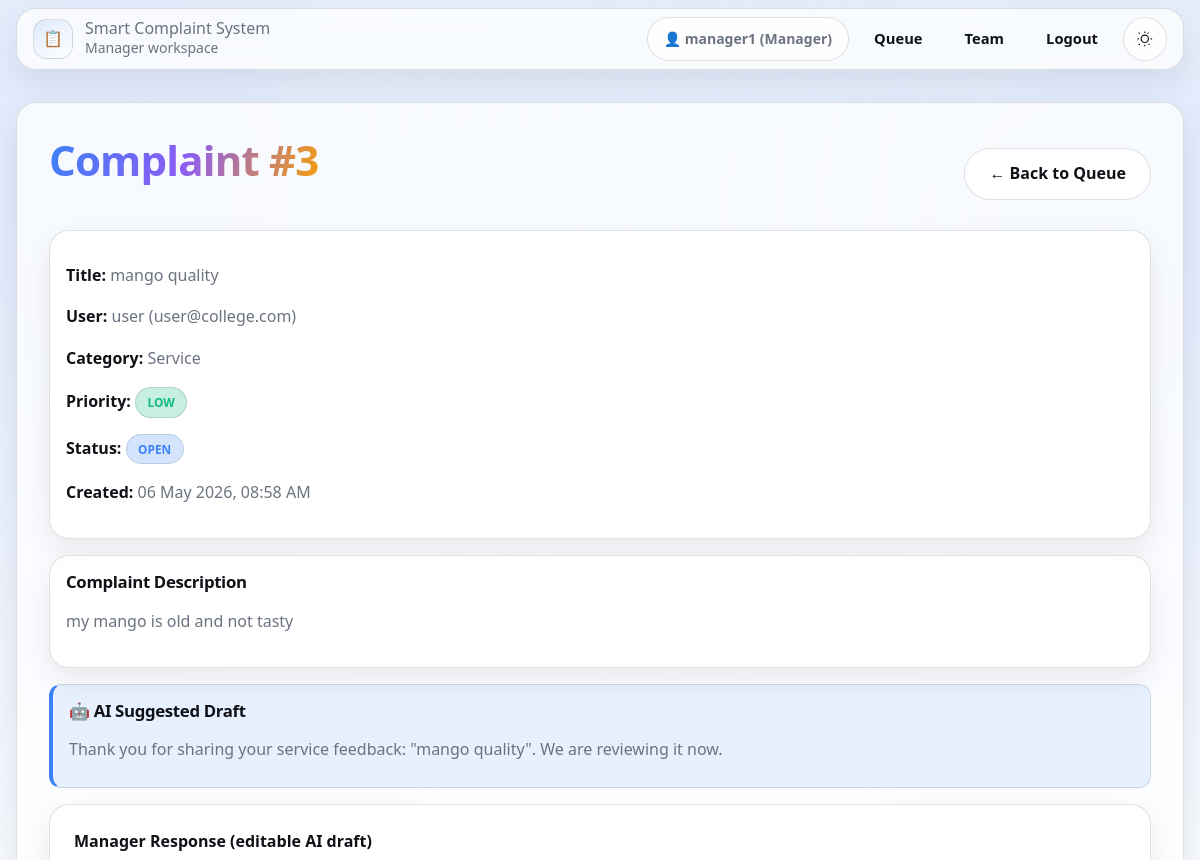
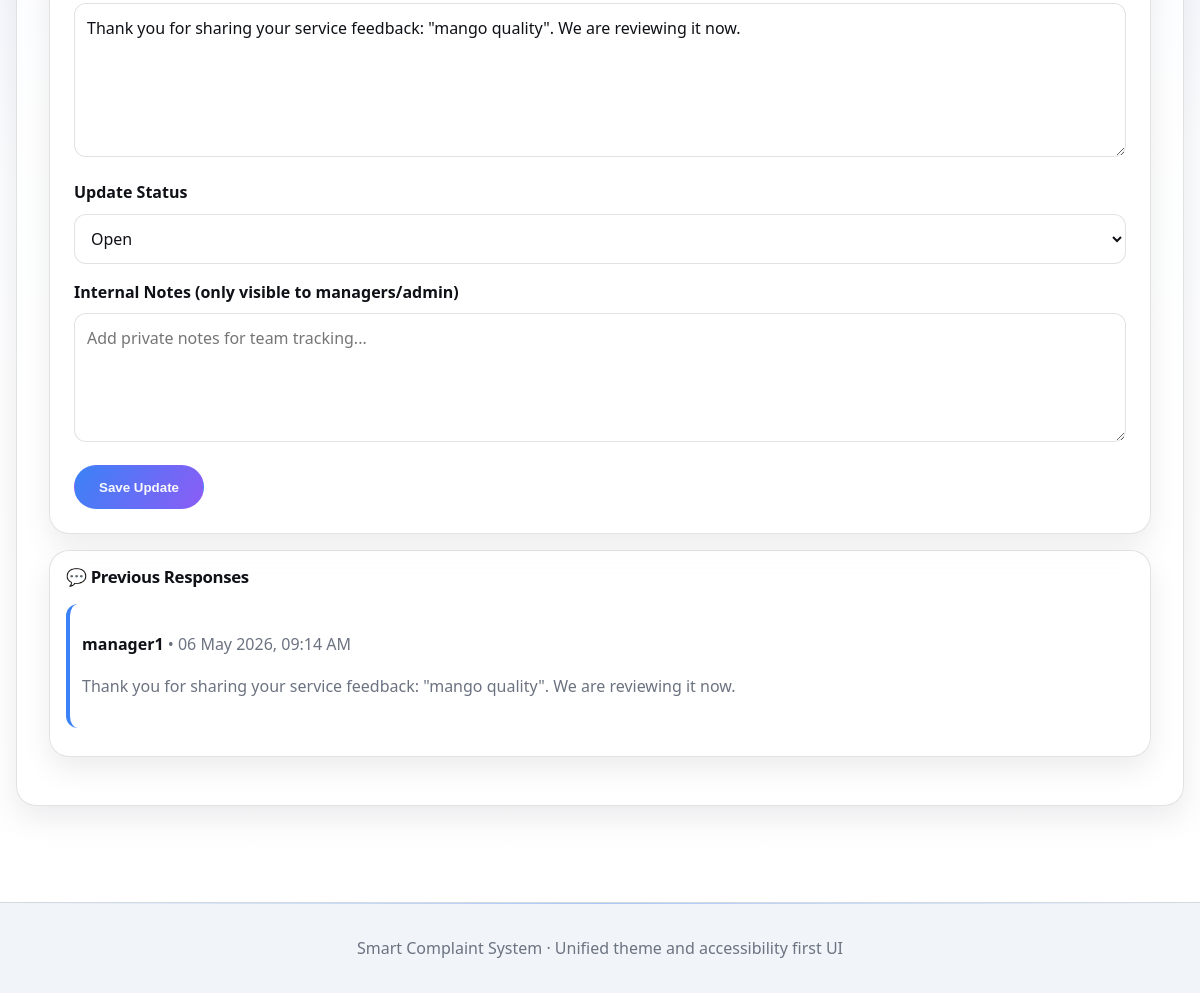
The app's page /manager/complaint/3 (signed in), older data (2 pictures, top to bottom).
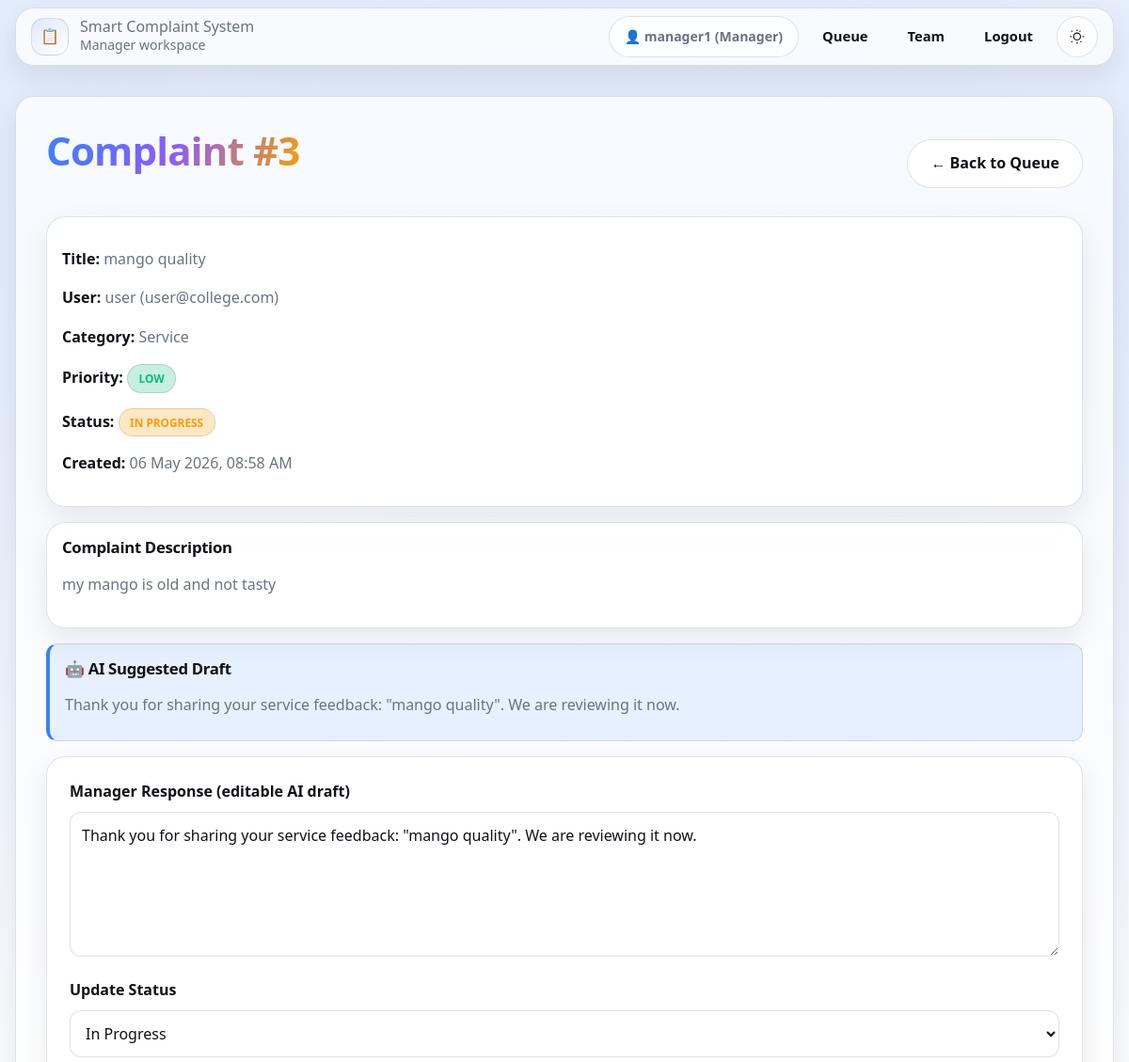
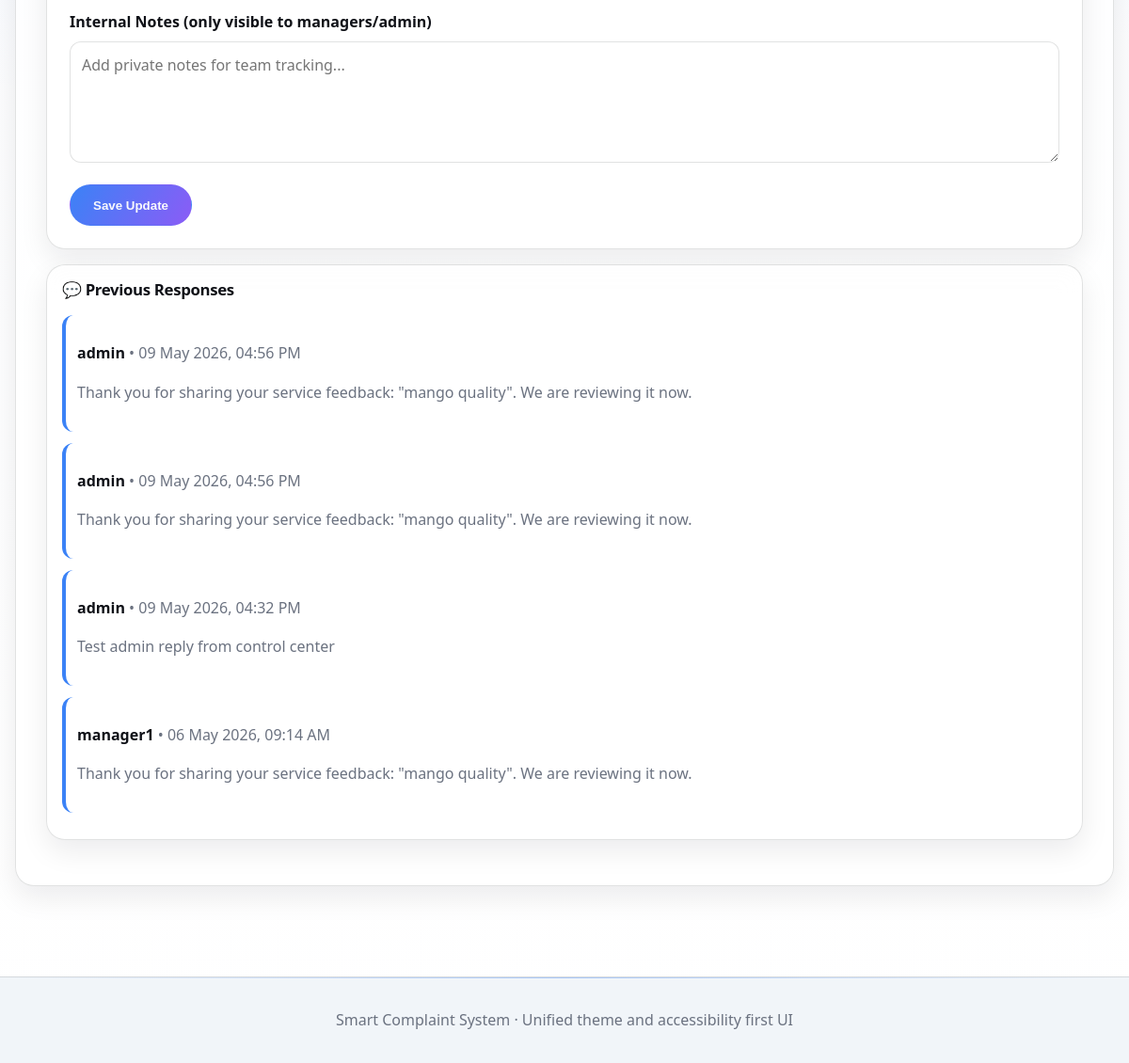
The same page, newer data (2 pictures, top to bottom).
### models.py (models this page shows, shortened)
class Complaint(db.Model):
    __tablename__ = 'complaints'
    id = db.Column(db.Integer, primary_key=True)
    user_id = db.Column(db.Integer, db.ForeignKey('users.id'), nullable=False)
    title = db.Column(db.String(200), nullable=False)
    description = db.Column(db.Text, nullable=False)
    category = db.Column(db.String(50), default='General')
    priority = db.Column(db.String(20), default='medium')
    sentiment = db.Column(db.String(20), default='neutral')
    status = db.Column(db.String(20), default='open')
    ai_response = db.Column(db.Text, default='')
    internal_notes = db.Column(db.Text, nullable=True)
    assigned_to = db.Column(db.Integer, db.ForeignKey('users.id'), nullable=True)
    created_at = db.Column(db.DateTime, default=datetime.utcnow)
    resolved_at = db.Column(db.DateTime, nullable=True)
    rating = db.Column(db.Integer, nullable=True)
    responses = db.relationship('Response', backref='complaint', lazy=True, cascade='all, delete-orphan')

class Response(db.Model):
    __tablename__ = 'responses'
    id = db.Column(db.Integer, primary_key=True)
    complaint_id = db.Column(db.Integer, db.ForeignKey('complaints.id'), nullable=False)
    author_id = db.Column(db.Integer, db.ForeignKey('users.id'), nullable=False)
    message = db.Column(db.Text, nullable=False)
    created_at = db.Column(db.DateTime, default=datetime.utcnow)

class User(UserMixin, db.Model):
    __tablename__ = 'users'
    id = db.Column(db.Integer, primary_key=True)
    username = db.Column(db.String(80), unique=True, nullable=False)
    email = db.Column(db.String(120), unique=True, nullable=False)
    password_hash = db.Column(db.String(255), nullable=False)
    role = db.Column(db.String(20), default='user', nullable=False)
    is_active = db.Column(db.Boolean, default=True, nullable=False)
    created_at = db.Column(db.DateTime, default=datetime.utcnow)
    complaints_submitted = db.relationship(
        'Complaint',
        foreign_keys='Complaint.user_id',
        backref='author',
        lazy=True,
        cascade='all, delete-orphan'
    )
    responses_written = db.relationship(
        'Response',
        foreign_keys='Response.author_id',
        backref='response_author',
        lazy=True,
        cascade='all, delete-orphan'
    )
    assigned_complaints = db.relationship(
        'Complaint',
        foreign_keys='Complaint.assigned_to',
        backref='manager',
        lazy=True
    )

### app.py (the view, shortened to what this page needs)
@app.route('/manager/complaint/<int:complaint_id>', methods=['GET', 'POST'])
@login_required
def manager_complaint(complaint_id):
    if current_user.role != 'manager':
        flash('❌ Unauthorized!', 'error')
        return redirect(url_for('index'))
    complaint = Complaint.query.get_or_404(complaint_id)
    if complaint.assigned_to != current_user.id:
        flash('❌ This complaint is not assigned to you.', 'error')
        return redirect(url_for('manager_dashboard'))
    form = ResponseForm()
    if request.method == 'GET':
        form.message.data = complaint.ai_response or ''
        form.status.data = complaint.status
        form.internal_notes.data = complaint.internal_notes or ''
    return render_template('manager/complaint.html', complaint=complaint, form=form)

### forms.py
class ResponseForm(FlaskForm):
    message = TextAreaField('Manager Response (editable AI draft)', validators=[
        DataRequired(message='Response is required'),
        Length(min=10, max=5000, message='Response must be between 10 and 5000 characters')
    ])
    status = SelectField('Update Status', choices=[
        ('open', 'Open'),
        ('in_progress', 'In Progress'),
        ('resolved', 'Resolved'),
        ('closed', 'Closed')
    ], validators=[DataRequired(message='Status is required')])
    internal_notes = TextAreaField('Internal Notes (only visible to managers/admin)', validators=[
        Optional(),
        Length(max=5000, message='Internal notes must be less than 5000 characters')
    ])
    submit = SubmitField('Save Update')

### app.py (called while the page is built)
@login_manager.user_loader
def load_user(user_id):
    return User.query.get(int(user_id))

### templates/manager/complaint.html (shortened to what this page needs)
{% extends "base.html" %}
{% block content %}
<div class="content">
  <div class="complaint-header" data-animate>
    <h1>Complaint #{{ complaint.id }}</h1>
    <a href="{{ url_for('manager_dashboard') }}" class="btn btn-secondary">← Back to Queue</a>
  </div>
  <div class="surface detail-panel" data-animate style="--delay: 80ms;">
    <p><strong>Title:</strong> {{ complaint.title }}</p>
    <p><strong>User:</strong> {{ complaint.author.username }} ({{ complaint.author.email }})</p>
    <p><strong>Category:</strong> {{ complaint.category }}</p>
    <p>
      <strong>Priority:</strong>
      <span class="priority-badge priority-{{ complaint.priority }}">{{ complaint.priority.replace('_', ' ').title() }}</span>
    </p>
    <p>
      <strong>Status:</strong>
      <span class="status-badge status-{{ complaint.status }}">{{ complaint.status.replace('_', ' ').title() }}</span>
    </p>
    <p><strong>Created:</strong> {{ complaint.created_at.strftime('%d %b %Y, %I:%M %p') }}</p>
  </div>
  <div class="surface detail-panel" data-animate style="--delay: 120ms;">
    <h3>Complaint Description</h3>
    <p>{{ complaint.description }}</p>
  </div>
  <div class="info-box mb-4" data-animate style="--delay: 160ms;">
    <h3>🤖 AI Suggested Draft</h3>
    <p class="mb-2">{{ complaint.ai_response }}</p>
  </div>
  <form method="POST" class="auth-form card mb-4" data-animate style="--delay: 200ms;">
    <div class="form-group">
      {{ form.message.label(class="form-label") }}
      {{ form.message(class="form-input", rows="5") }}
    </div>
    <div class="form-group">
      {{ form.status.label(class="form-label") }}
      {{ form.status(class="form-input") }}
    </div>
    <div class="form-group">
      {{ form.internal_notes.label(class="form-label") }}
      {{ form.internal_notes(class="form-input", rows="4", placeholder="Add private notes for team tracking...") }}
    </div>
    {{ form.submit(class="btn btn-primary") }}
  </form>
  <div class="surface detail-panel" data-animate style="--delay: 240ms;">
    <h3>💬 Previous Responses</h3>
    {% if complaint.responses %}
      {% for response in complaint.responses|sort(attribute='created_at', reverse=True) %}
        <div class="response-item">
          <p class="mb-2"><strong>{{ response.response_author.username }}</strong> • {{ response.created_at.strftime('%d %b %Y, %I:%M %p') }}</p>
          <p>{{ response.message }}</p>
        </div>
      {% endfor %}
    {% else %}
      <p>No responses added yet.</p>
    {% endif %}
  </div>
</div>
{% endblock %}

Row changes from the older to the newer data that the page shows:
changed Complaint "mango quality": status.replace "OPEN" → "IN PROGRESS"; status "Open" → "In Progress"
added Response: response_author.username "admin", created_at "09 May 2026, 04:56 PM", message "Thank you for sharing your service feedback: \"mango quality\". We are reviewing it now."
added Response: response_author.username "admin", created_at "09 May 2026, 04:56 PM", message "Thank you for sharing your service feedback: \"mango quality\". We are reviewing it now."
added Response: response_author.username "admin", created_at "09 May 2026, 04:32 PM", message "Test admin reply from control center"
